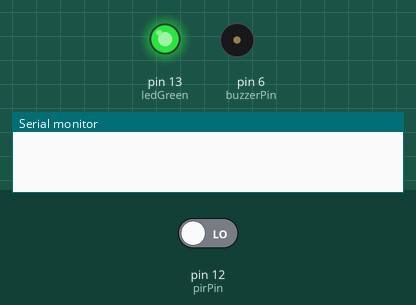
Simulated run of this sketch. Board: Arduino Uno, built with avr-gcc and run on an emulated ATmega328P. Parts: output pins drawn as LEDs (lit = HIGH), buzzer (waves = sounding, pin HIGH), the last lines printed to the serial monitor. The inputs (shaded band) are chosen by the test bench; at power-on: pin 12 (pirPin) LOW.

Above: at 6.2 s.
6.3 s: pin 12 (pirPin) driven HIGH
At 6.9 s:
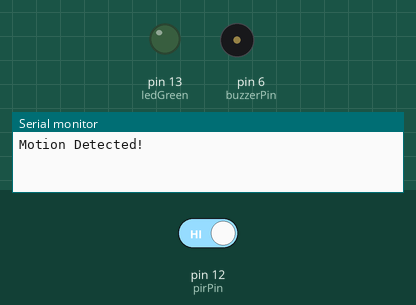
7.8 s: pin 12 (pirPin) driven LOW
At 9.2 s:
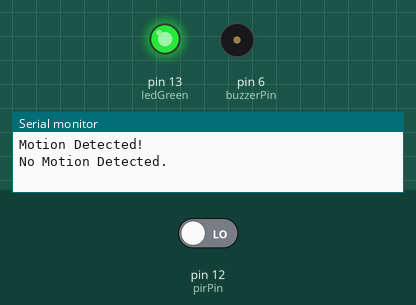
Timing chart, 0 to 10.8 s (numbered marks = the images above; inputs shaded):
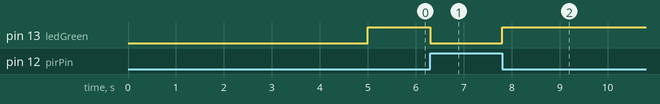

Measured:
- after the input at 6.3 s, pin 13 (ledGreen): HIGH → LOW at once
- after the input at 7.8 s, pin 13 (ledGreen): LOW → HIGH at once

The sketch:

motionDetector_jul28a.ino
```cpp
const int ledGreen = 13;     // LED
const int buzzerPin = 6;     // Piezo Buzzer pin
int pirPin = 12;             // PIR sensor signal pin
int motionStat = 0;          // PIR sensor status
int pirState = LOW;          // the state the PIR sensor starts at


void setup() {
  pinMode(ledGreen, OUTPUT);
  pinMode(buzzerPin, OUTPUT);
  pinMode(pirPin, INPUT);
  Serial.begin(9600);
  delay(5000);
}

void loop() {
  motionStat = digitalRead(pirPin);
  if (motionStat == HIGH) {

      digitalWrite(ledGreen, LOW);

    // activate
    if (pirState == LOW){
      Serial.println("Motion Detected!");
      pirState = HIGH;
    }
  } else {

      digitalWrite(ledGreen, HIGH);

    // deactivate
    if (pirState == HIGH) {
      Serial.println("No Motion Detected.");
      pirState = LOW;
    }
  }
}

void motionDetected() {
  tone(buzzerPin, 300, 300);  // Low buzz
  delay(350);
  tone(buzzerPin, 200, 300);  // Lower buzz
  delay(350);
}

void noMotion() {
  noTone(buzzerPin);
}
```
